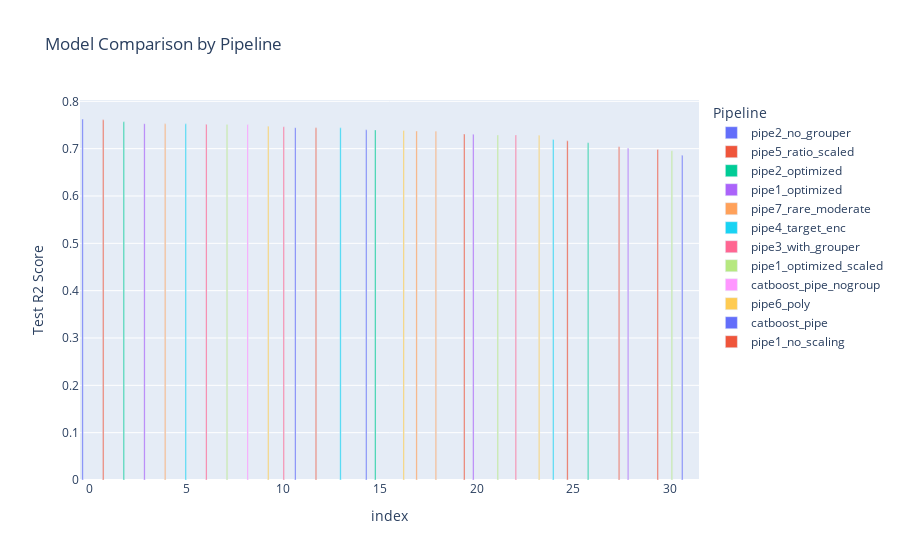

Notebook code for this chart:
### Code cell
# plot model comparison by model and pipeline
fig= px.bar(model_comparison, x=model_comparison.index, y="Test R2", color="Pipeline", barmode="group",
            title="Model Comparison by Pipeline",
            labels={"x": "Model", "Test R2": "Test R2 Score"})
fig.show()

### Figure 1 — Plotly figure (JSON) as saved in the notebook; plotly's stock layout.template omitted (floating-point values rounded to 4 significant figures)
{"data": [{"alignmentgroup": "True", "hovertemplate": "Pipeline=pipe2_no_grouper<br>index=%{x}<br>Test R2 Score=%{y}<extra></extra>", "legendgroup": "pipe2_no_grouper", "marker": {"color": "#636efa", "pattern": {"shape": ""}}, "name": "pipe2_no_grouper", "offsetgroup": "pipe2_no_grouper", "orientation": "v", "showlegend": true, "textposition": "auto", "type": "bar", "x": [0, 11, 31], "xaxis": "x", "y": [0.7627, 0.7444, 0.686], "yaxis": "y"}, {"alignmentgroup": "True", "hovertemplate": "Pipeline=pipe5_ratio_scaled<br>index=%{x}<br>Test R2 Score=%{y}<extra></extra>", "legendgroup": "pipe5_ratio_scaled", "marker": {"color": "#EF553B", "pattern": {"shape": ""}}, "name": "pipe5_ratio_scaled", "offsetgroup": "pipe5_ratio_scaled", "orientation": "v", "showlegend": true, "textposition": "auto", "type": "bar", "x": [1, 12, 25], "xaxis": "x", "y": [0.7609, 0.7442, 0.7166], "yaxis": "y"}, {"alignmentgroup": "True", "hovertemplate": "Pipeline=pipe2_optimized<br>index=%{x}<br>Test R2 Score=%{y}<extra></extra>", "legendgroup": "pipe2_optimized", "marker": {"color": "#00cc96", "pattern": {"shape": ""}}, "name": "pipe2_optimized", "offsetgroup": "pipe2_optimized", "orientation": "v", "showlegend": true, "textposition": "auto", "type": "bar", "x": [2, 15, 26], "xaxis": "x", "y": [0.7568, 0.7397, 0.7126], "yaxis": "y"}, {"alignmentgroup": "True", "hovertemplate": "Pipeline=pipe1_optimized<br>index=%{x}<br>Test R2 Score=%{y}<extra></extra>", "legendgroup": "pipe1_optimized", "marker": {"color": "#ab63fa", "pattern": {"shape": ""}}, "name": "pipe1_optimized", "offsetgroup": "pipe1_optimized", "orientation": "v", "showlegend": true, "textposition": "auto", "type": "bar", "x": [3, 20, 28], "xaxis": "x", "y": [0.7528, 0.7306, 0.7011], "yaxis": "y"}, {"alignmentgroup": "True", "hovertemplate": "Pipeline=pipe7_rare_moderate<br>index=%{x}<br>Test R2 Score=%{y}<extra></extra>", "legendgroup": "pipe7_rare_moderate", "marker": {"color": "#FFA15A", "pattern": {"shape": ""}}, "name": "pipe7_rare_moderate", "offsetgroup": "pipe7_rare_moderate", "orientation": "v", "showlegend": true, "textposition": "auto", "type": "bar", "x": [4, 17, 18], "xaxis": "x", "y": [0.7525, 0.7373, 0.737], "yaxis": "y"}, {"alignmentgroup": "True", "hovertemplate": "Pipeline=pipe4_target_enc<br>index=%{x}<br>Test R2 Score=%{y}<extra></extra>", "legendgroup": "pipe4_target_enc", "marker": {"color": "#19d3f3", "pattern": {"shape": ""}}, "name": "pipe4_target_enc", "offsetgroup": "pipe4_target_enc", "orientation": "v", "showlegend": true, "textposition": "auto", "type": "bar", "x": [5, 13, 24], "xaxis": "x", "y": [0.7524, 0.744, 0.7196], "yaxis": "y"}, {"alignmentgroup": "True", "hovertemplate": "Pipeline=pipe3_with_grouper<br>index=%{x}<br>Test R2 Score=%{y}<extra></extra>", "legendgroup": "pipe3_with_grouper", "marker": {"color": "#FF6692", "pattern": {"shape": ""}}, "name": "pipe3_with_grouper", "offsetgroup": "pipe3_with_grouper", "orientation": "v", "showlegend": true, "textposition": "auto", "type": "bar", "x": [6, 10, 22], "xaxis": "x", "y": [0.7514, 0.7464, 0.7287], "yaxis": "y"}, {"alignmentgroup": "True", "hovertemplate": "Pipeline=pipe1_optimized_scaled<br>index=%{x}<br>Test R2 Score=%{y}<extra></extra>", "legendgroup": "pipe1_optimized_scaled", "marker": {"color": "#B6E880", "pattern": {"shape": ""}}, "name": "pipe1_optimized_scaled", "offsetgroup": "pipe1_optimized_scaled", "orientation": "v", "showlegend": true, "textposition": "auto", "type": "bar", "x": [7, 21, 30], "xaxis": "x", "y": [0.7511, 0.7289, 0.6957], "yaxis": "y"}, {"alignmentgroup": "True", "hovertemplate": "Pipeline=catboost_pipe_nogroup<br>index=%{x}<br>Test R2 Score=%{y}<extra></extra>", "legendgroup": "catboost_pipe_nogroup", "marker": {"color": "#FF97FF", "pattern": {"shape": ""}}, "name": "catboost_pipe_nogroup", "offsetgroup": "catboost_pipe_nogroup", "orientation": "v", "showlegend": true, "textposition": "auto", "type": "bar", "x": [8], "xaxis": "x", "y": [0.7509], "yaxis": "y"}, {"alignmentgroup": "True", "hovertemplate": "Pipeline=pipe6_poly<br>index=%{x}<br>Test R2 Score=%{y}<extra></extra>", "legendgroup": "pipe6_poly", "marker": {"color": "#FECB52", "pattern": {"shape": ""}}, "name": "pipe6_poly", "offsetgroup": "pipe6_poly", "orientation": "v", "showlegend": true, "textposition": "auto", "type": "bar", "x": [9, 16, 23], "xaxis": "x", "y": [0.7475, 0.7384, 0.7283], "yaxis": "y"}, {"alignmentgroup": "True", "hovertemplate": "Pipeline=catboost_pipe<br>index=%{x}<br>Test R2 Score=%{y}<extra></extra>", "legendgroup": "catboost_pipe", "marker": {"color": "#636efa", "pattern": {"shape": ""}}, "name": "catboost_pipe", "offsetgroup": "catboost_pipe", "orientation": "v", "showlegend": true, "textposition": "auto", "type": "bar", "x": [14], "xaxis": "x", "y": [0.7399], "yaxis": "y"}, {"alignmentgroup": "True", "hovertemplate": "Pipeline=pipe1_no_scaling<br>index=%{x}<br>Test R2 Score=%{y}<extra></extra>", "legendgroup": "pipe1_no_scaling", "marker": {"color": "#EF553B", "pattern": {"shape": ""}}, "name": "pipe1_no_scaling", "offsetgroup": "pipe1_no_scaling", "orientation": "v", "showlegend": true, "textposition": "auto", "type": "bar", "x": [19, 27, 29], "xaxis": "x", "y": [0.7309, 0.7042, 0.6982], "yaxis": "y"}], "layout": {"barmode": "group", "legend": {"title": {"text": "Pipeline"}, "tracegroupgap": 0}, "title": {"text": "Model Comparison by Pipeline"}, "xaxis": {"anchor": "y", "domain": [0, 1], "title": {"text": "index"}}, "yaxis": {"anchor": "x", "domain": [0, 1], "title": {"text": "Test R2 Score"}}}}
